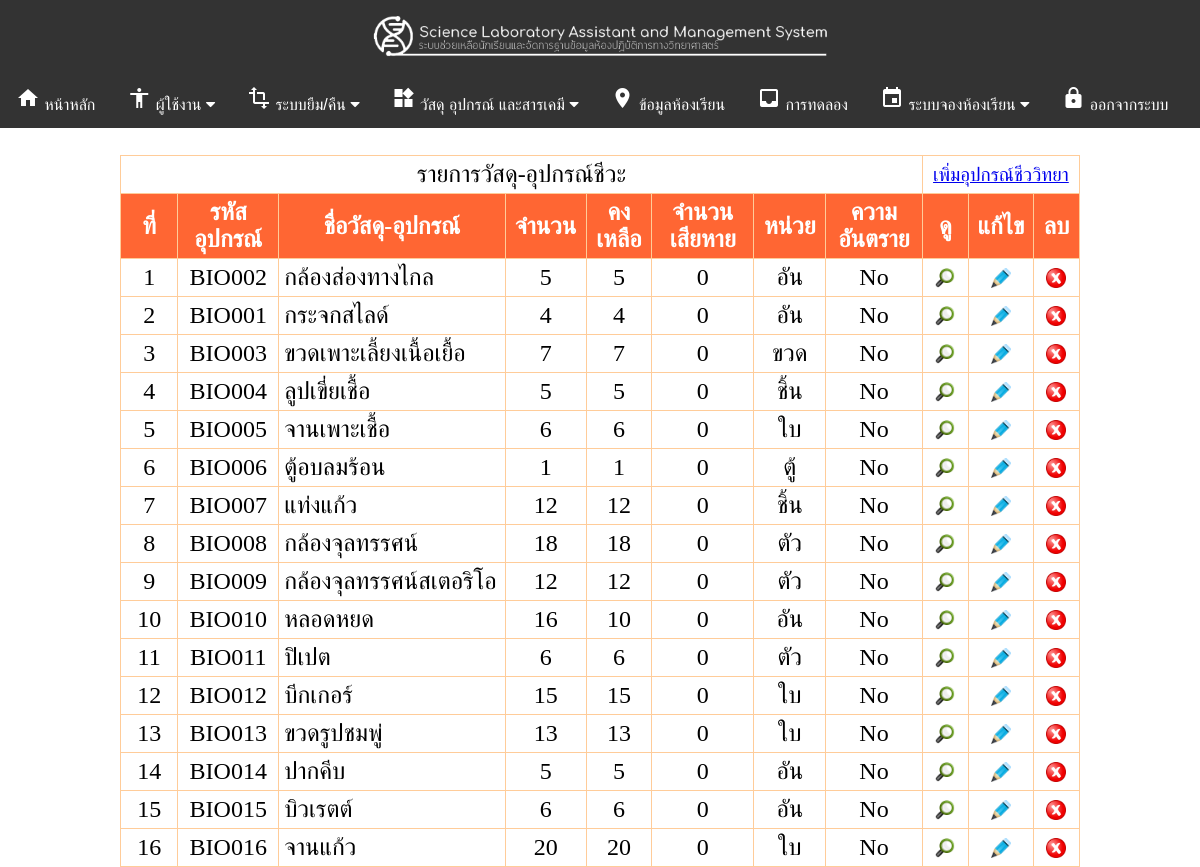
The app's page /lab/admin/equip_bio.php (signed in) with its own data.
### tables this page shows
CREATE TABLE `equipment` (
  `eq_id` int(11) NOT NULL,
  `eq_code` varchar(7) DEFAULT NULL,
  `eq_name` varchar(50) DEFAULT NULL,
  `eq_amount` int(11) DEFAULT NULL,
  `eq_total` int(5) DEFAULT NULL,
  `eq_counter` varchar(10) DEFAULT NULL,
  `eq_damage` int(11) DEFAULT '0',
  `eq_detail` text,
  `eq_danger` varchar(10) DEFAULT NULL,
  `eq_type` varchar(3) DEFAULT NULL,
  `eq_path` text
);

### lab/admin/equip_bio.php (the view, shortened to what this page needs)
<? include ("header.php");?><br />
<table align="center" width="80%" border="0" cellpadding="5" cellspacing="1" class="form_table">
<tr>
	<td colspan="8" align="center">รายการวัสดุ-อุปกรณ์ชีวะ</td>
    <td colspan="3" align="center"><a href="add_equipment.php" style="font-size:19px;">เพิ่มอุปกรณ์ชีววิทยา</a></td>
    </tr>
<tr align="center">
	<th width="5%">ที่</th>
	<th width="7%">รหัสอุปกรณ์</th>
	<th width="20%">ชื่อวัสดุ-อุปกรณ์
	<th width="5%">จำนวน</th>
	<th width="5%">คงเหลือ</th>
	<th width="9%">จำนวนเสียหาย</th>
	<th width="5%">หน่วย</th>
	<th width="8%">ความอันตราย</th>
	<th width="4%">ดู</th>
	<th width="4%">แก้ไข</th>
	<th width="4%">ลบ</th>
</tr>
<? include "../conn_db.php";
$sql="SELECT * FROM equipment WHERE eq_type = 'bio'";
$query=mysql_query($sql);
if(mysql_num_rows($query)==0){
?>
<tr align="center">
	<td colspan="11">ไม่มีอุปกรณ์ใดเลย </td>
</tr>
<? }else{$i=1;
while($data=mysql_fetch_assoc($query)) {
?>
<tr align="center">
	<td><?=$i++?></td>
	<td><?=$data[eq_code]?></td>
	<td align="left" style="padding-left:5px;"><?=$data[eq_name]?></td>
	<td><?=$data[eq_amount]?></td>
	<td><?=$data[eq_total]?></td>
	<td><?=$data[eq_damage]?></td>
	<td><?=$data[eq_counter]?></td>
	<td><?=$data[eq_danger]?></td>
	<td><a href="detail_equip.php?id=<?=$data[eq_id]?>&to=equip_bio.php" title="ดูข้อมูลอย่างละเอียด"><img src="../img/16.png" width="20" height="20"/></a></td>
	<td><a href="add_equipment.php?act=edit&id=<?=$data[eq_id]?>&to=equip_bio.php" title="แก้ไขข้อมูล"><img src="../img/edit.png" width="20" height="20"/></a></td>
	<td><a href="add_equipment.php?act=delete&id=<?=$data[eq_id]?>" title="ลบข้อมูล" onclick="return confirm('ยืนยันการลบ!')"><img src="../img/cancel.png" width="20" height="20"/></a></td>
</tr>
<?
	}
}
?>
</table>
</body>
</html>

### lab/admin/css/table.css (style rules this page uses)
.form_table { BACKGROUND-COLOR: #FFCC99 }
.form_table TH { BACKGROUND-COLOR: #FF6633; COLOR: #ffffff }
.form_table TD { BACKGROUND-COLOR: #ffffff }

### lab/admin/css/menu.css (style rules this page uses)
body { font-family:Circular; font-size:24px; }

### records on screen
equipment: eq_code "BIO002", eq_name "กล้องส่องทางไกล", eq_amount "5", eq_total "5", eq_damage "0", eq_counter "อัน", eq_danger "No"
equipment: eq_code "BIO001", eq_name "กระจกสไลด์", eq_amount "4", eq_total "4", eq_damage "0", eq_counter "อัน", eq_danger "No"
equipment: eq_code "BIO003", eq_name "ขวดเพาะเลี้ยงเนื้อเยื้อ", eq_amount "7", eq_total "7", eq_damage "0", eq_counter "ขวด", eq_danger "No"
equipment: eq_code "BIO004", eq_name "ลูปเขี่ยเชื้อ", eq_amount "5", eq_total "5", eq_damage "0", eq_counter "ชิ้น", eq_danger "No"
equipment: eq_code "BIO005", eq_name "จานเพาะเชื้อ", eq_amount "6", eq_total "6", eq_damage "0", eq_counter "ใบ", eq_danger "No"
equipment: eq_code "BIO006", eq_name "ตู้อบลมร้อน", eq_amount "1", eq_total "1", eq_damage "0", eq_counter "ตู้", eq_danger "No"
equipment: eq_code "BIO007", eq_name "แท่งแก้ว", eq_amount "12", eq_total "12", eq_damage "0", eq_counter "ชิ้น", eq_danger "No"
equipment: eq_code "BIO008", eq_name "กล้องจุลทรรศน์", eq_amount "18", eq_total "18", eq_damage "0", eq_counter "ตัว", eq_danger "No"
equipment: eq_code "BIO009", eq_name "กล้องจุลทรรศน์สเตอริโอ", eq_amount "12", eq_total "12", eq_damage "0", eq_counter "ตัว", eq_danger "No"
equipment: eq_code "BIO010", eq_name "หลอดหยด", eq_amount "16", eq_total "10", eq_damage "0", eq_counter "อัน", eq_danger "No"
equipment: eq_code "BIO011", eq_name "ปิเปต", eq_amount "6", eq_total "6", eq_damage "0", eq_counter "ตัว", eq_danger "No"
equipment: eq_code "BIO012", eq_name "บีกเกอร์", eq_amount "15", eq_total "15", eq_damage "0", eq_counter "ใบ", eq_danger "No"
equipment: eq_code "BIO013", eq_name "ขวดรูปชมพู่", eq_amount "13", eq_total "13", eq_damage "0", eq_counter "ใบ", eq_danger "No"
equipment: eq_code "BIO014", eq_name "ปากคีบ", eq_amount "5", eq_total "5", eq_damage "0", eq_counter "อัน", eq_danger "No"
equipment: eq_code "BIO015", eq_name "บิวเรตต์", eq_amount "6", eq_total "6", eq_damage "0", eq_counter "อัน", eq_danger "No"
equipment: eq_code "BIO016", eq_name "จานแก้ว", eq_amount "20", eq_total "20", eq_damage "0", eq_counter "ใบ", eq_danger "No"
